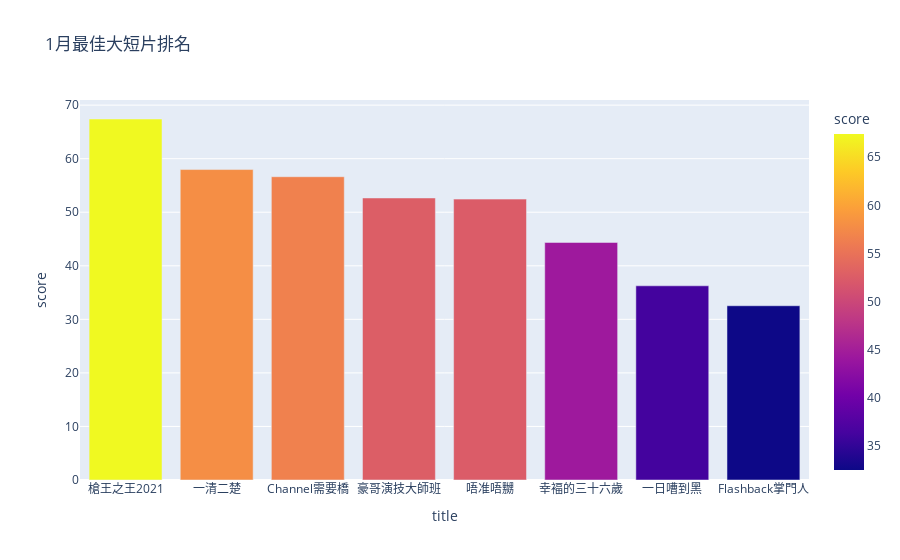

The cell this chart's notebook holds for it:
### Code cell
estimate_full_ranking('data/best_vid_jan.csv', '1月最佳大短片排名')

### Figure 1 — Plotly figure (JSON) as saved in the notebook; plotly's stock layout.template omitted (floating-point values rounded to 4 significant figures)
{"data": [{"alignmentgroup": "True", "hovertemplate": "title=%{x}<br>score=%{marker.color}<extra></extra>", "legendgroup": "", "marker": {"color": [67.41, 57.97, 56.63, 52.66, 52.45, 44.36, 36.26, 32.54], "coloraxis": "coloraxis"}, "name": "", "offsetgroup": "", "orientation": "v", "showlegend": false, "textposition": "auto", "type": "bar", "x": ["槍王之王2021", "一清二楚", "Channel需要橋", "豪哥演技大師班", "唔准唔嬲", "幸褔的三十六歲", "一日嘈到黑", "Flashback掌門人"], "xaxis": "x", "y": [67.41, 57.97, 56.63, 52.66, 52.45, 44.36, 36.26, 32.54], "yaxis": "y"}], "layout": {"barmode": "relative", "coloraxis": {"colorbar": {"title": {"text": "score"}}, "colorscale": [[0.0, "#0d0887"], [0.1111, "#46039f"], [0.2222, "#7201a8"], [0.3333, "#9c179e"], [0.4444, "#bd3786"], [0.5556, "#d8576b"], [0.6667, "#ed7953"], [0.7778, "#fb9f3a"], [0.8889, "#fdca26"], [1.0, "#f0f921"]]}, "legend": {"tracegroupgap": 0}, "title": {"text": "1月最佳大短片排名"}, "xaxis": {"anchor": "y", "domain": [0.0, 1.0], "title": {"text": "title"}}, "yaxis": {"anchor": "x", "domain": [0.0, 1.0], "title": {"text": "score"}}}}
